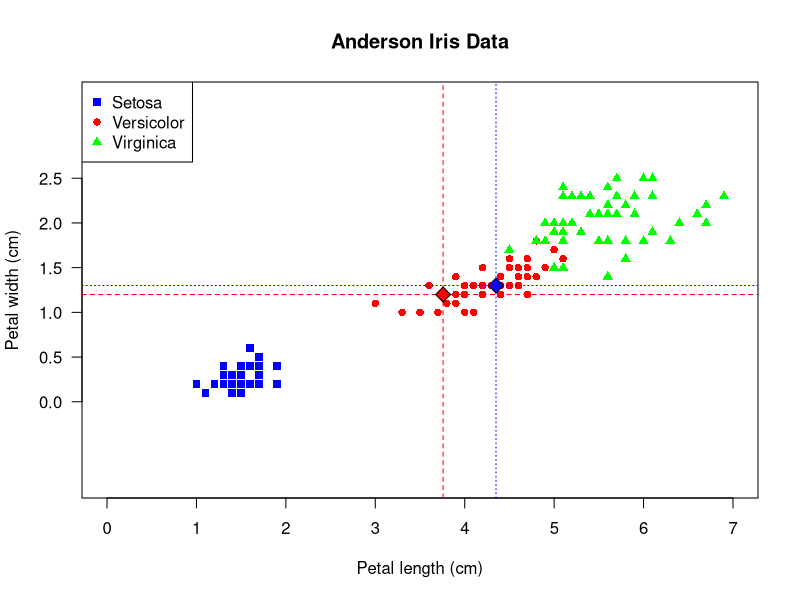

This figure's R source:
# Step 2 - Adding Mean, Median Lines and Centroids

data(iris)

# Define colors and shapes by species
colors <- c("blue", "red", "green")[as.numeric(iris$Species)]
shapes <- c(15, 16, 17)[as.numeric(iris$Species)]

# Blank plot to fully control axes and scaling
plot(iris$Petal.Length, iris$Petal.Width,
     col=colors,
     pch=shapes,
     xlim=c(0, 7),
     ylim=c(0, 2.5),
     asp=1,
     xlab="Petal length (cm)",
     ylab="Petal width (cm)",
     main="Anderson Iris Data",
     xaxt="n", yaxt="n")  # suppress default axes

# Custom axes
axis(1, at=seq(0, 7, by=1))               # X-axis: 0 to 7, step 1
axis(2, at=seq(0, 2.5, by=0.5), las=1)    # Y-axis: 0 to 2.5, step 0.5, horizontal labels

# Mean and median lines
abline(h=mean(iris$Petal.Width), col="red", lty=2)
abline(v=mean(iris$Petal.Length), col="red", lty=2)
abline(h=median(iris$Petal.Width), col="blue", lty=3)
abline(v=median(iris$Petal.Length), col="blue", lty=3)

# Centroids as diamonds with black border
points(mean(iris$Petal.Length), mean(iris$Petal.Width),
       pch=23, bg="red", col="black", cex=1.6)
points(median(iris$Petal.Length), median(iris$Petal.Width),
       pch=23, bg="blue", col="black", cex=1.6)

# Add legend
legend("topleft",
       legend=c("Setosa", "Versicolor", "Virginica"),
       col=c("blue", "red", "green"),
       pch=c(15, 16, 17))
